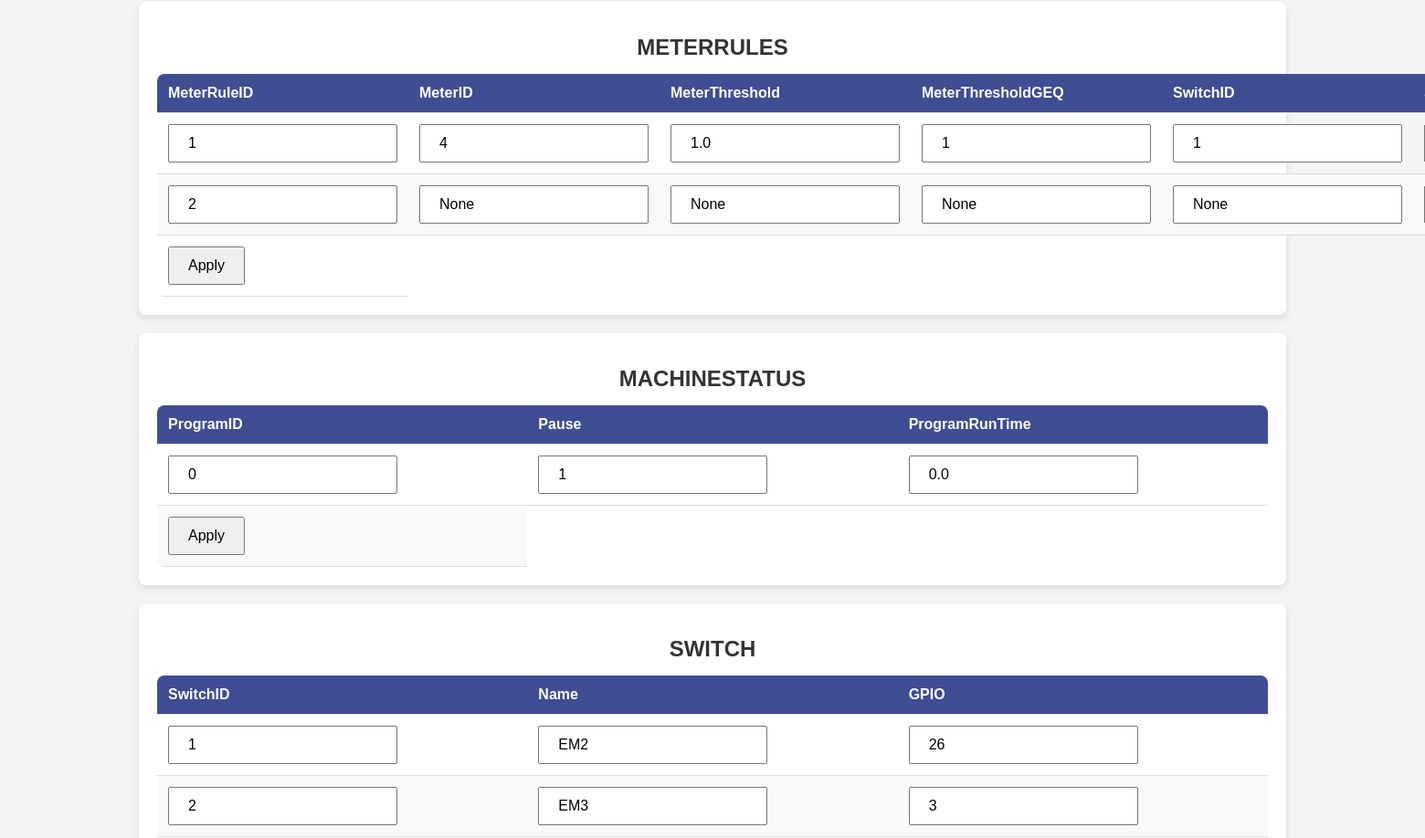
Page /program (middle part) on the earlier database version.
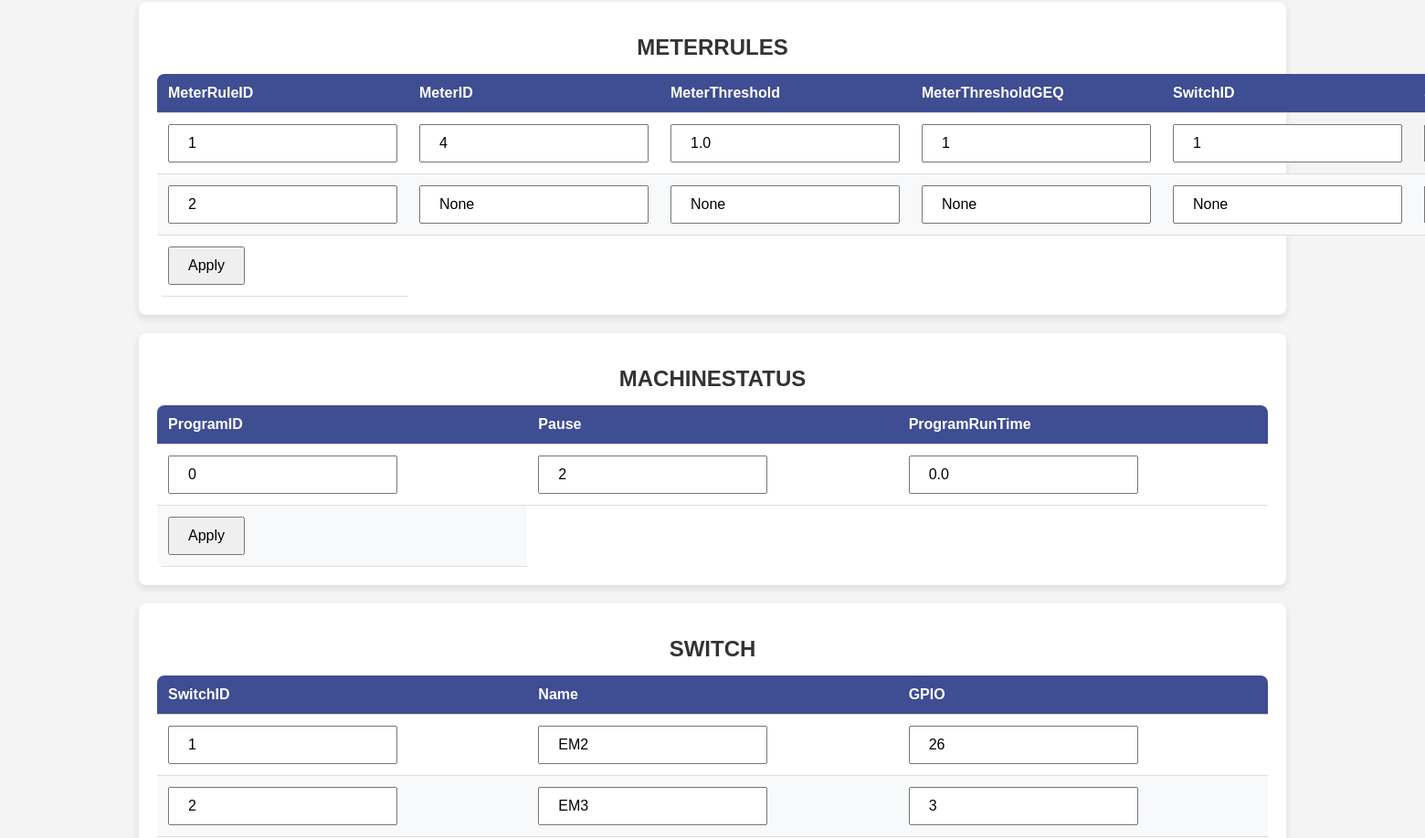
Same page on the later database version.
### tables this page shows
CREATE TABLE METERRULES (
    MeterRuleID INTEGER PRIMARY KEY AUTOINCREMENT,
    MeterID INTEGER,
    MeterThreshold REAL NOT NULL,
    MeterThresholdGEQ INTEGER NOT NULL,
    SwitchID INTEGER,
    SwitchBool INTEGER NOT NULL,
    Stage INTEGER NOT NULL,
    FOREIGN KEY (MeterID) REFERENCES METER(MeterID)
    FOREIGN KEY (SwitchID) REFERENCES SWITCH(SwitchID)
);

CREATE TABLE MACHINESTATUS (
    ProgramID INTEGER NOT NULL,
    Pause INTEGER NOT NULL CHECK (Pause IN (0,1,2,14)),
    ProgramRunTime REAL NOT NULL,
    PRIMARY KEY (ProgramID),
    FOREIGN KEY (ProgramID) REFERENCES PROGRAM(ProgramID)
);

CREATE TABLE SWITCH (
    SwitchID INTEGER PRIMARY KEY AUTOINCREMENT,
    Name TEXT NOT NULL,
    GPIO INTEGER NOT NULL
);

### server/server.py (the view)
@app.route("/program")
def program():
    tables = []
    for tableName in tableNames:
        tables.append(sF.getTable(tableName,1))
    return render_template('program.html',tables=tables,tableNames=tableNames)

### server/serverFunctions/getTable.py (called while the page is built)
def getTable(table,add):
    db = sqlite3.connect('../data/machine.db',timeout=5)
    cs = db.execute('SELECT * FROM ' + table)
    ns = [description[0] for description in cs.description]
    result = []
    rows = 1;
    for ci in cs:
        result.append(dict(zip(ns,ci)))
        rows = rows + 1
    if add:
        if table != "MACHINESTATUS" and table != "FORCE":
            result.append(dict(zip(ns,[rows]+[None]*len(ns))))
    else:
        if not result:
            result.append(dict(zip(ns,[rows]+[None]*len(ns))))
    db.close()
    return result

### server/templates/program.html
{% extends "layout.html" %}
{% block main %}
	{% for table in tables %}
	<div class="table-container">
		<h1>{{ tableNames[loop.index-1] }}</h1>
		<form action="/program/{{ tableNames[loop.index-1] }}" method="POST">
                <table>
                        <thead>
                                <tr>
                                        {% for key, value in table[0].items() %}
                                                <th>{{key}}</th>
                                        {% endfor %}
                                </tr>
                        </thead>
                        <tbody>
                               	{% for item in table %}
                                {% set outer_loop = loop %}
                                       	<tr>
                                               	{% for key, value in item.items() %}
							<td><input name="{{outer_loop.index|string + key}}" value="{{value}}" /></th>
                                               	{% endfor %}
                                       	</tr>
                                {% endfor %}
				<tr><td><input type="submit" value="Apply"/></td></tr>
                        </tbody>
                </table>
		</form>
        </div>
	{% endfor %}
{% endblock %}

### server/templates/layout.html (shortened to what this page needs)
<!DOCTYPE html>
<html lang="en">
	<head>
        <link rel="stylesheet" href="/static/styles.css">
	</head>
	<main>
		{% block main %}{% endblock %}
	</main>

### server/static/styles.css (style rules this page uses)
.table-container { width: 80%; margin: 20px auto; padding: 20px; background: #fff; box-shadow: 0 4px 8px rgba(0, 0, 0, 0.1); border-radius: 8px; }
h1 { text-align: center; font-size: 1.5rem; margin-bottom: 15px; color: #333; }
.table-container table { width: 100%; border-collapse: collapse; overflow: hidden; border-radius: 8px; }
.table-container thead { background: #3F4D92; color: #fff; }
.table-container th, .table-container td { padding: 12px; text-align: left; border-bottom: 1px solid #ddd; }
.table-container tbody tr:nth-child(even) { background: #f8f9fa; }
h1 { text-align: center; }
input { padding: 10px 20px; font-size: 16px; cursor: pointer; }

Differences in the rows shown:
changed MACHINESTATUS: value "1" → "2"
